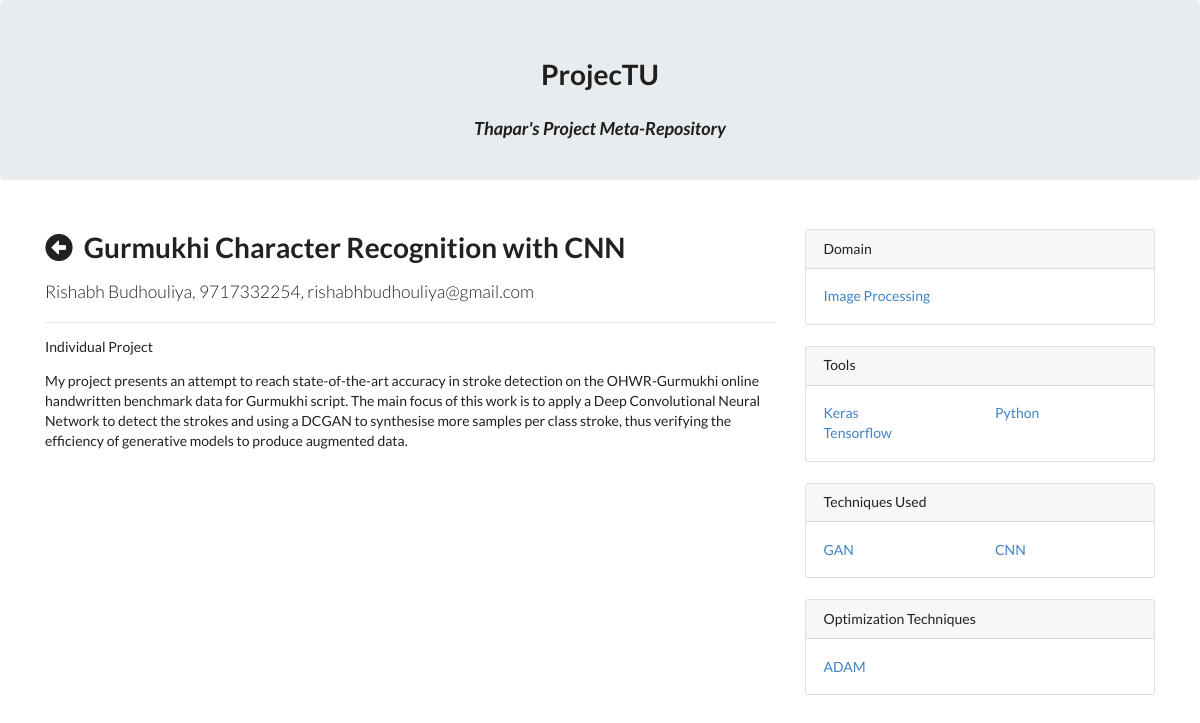
The app's page /project.php?id=9 with its own data.
### tables this page shows
CREATE TABLE `project` (
  `pid` int(11) NOT NULL,
  `title` text NOT NULL,
  `summary` text NOT NULL,
  `size` int(10) NOT NULL,
  `leader` text NOT NULL,
  `link` text NOT NULL
);

CREATE TABLE `domain` (
  `pid` int(11) NOT NULL,
  `value` varchar(1000) NOT NULL
);

CREATE TABLE `tools` (
  `pid` int(11) NOT NULL,
  `value` varchar(100) NOT NULL
);

CREATE TABLE `technique` (
  `pid` int(11) NOT NULL,
  `value` varchar(1000) NOT NULL
);

CREATE TABLE `optimization` (
  `pid` int(11) NOT NULL,
  `value` varchar(1000) NOT NULL
);

### project.php (the view, shortened to what this page needs)
<!DOCTYPE html>
<html>
<head>
	<link rel="stylesheet" href="https://stackpath.bootstrapcdn.com/bootstrap/4.1.3/css/bootstrap.min.css">
	<link rel="stylesheet" href="https://use.fontawesome.com/releases/v5.3.1/css/all.css">
	<link rel='stylesheet' href='https://cdn.jsdelivr.net/npm/semantic-ui@2.2.13/dist/semantic.min.css'>
	<link rel='stylesheet' href='css/style.css'>
</head>
<body>
	<div class="jumbotron" style="height: 180px;">
		<center>
			<h1>ProjecTU</h1>
			<h3><i>Thapar's Project Meta-Repository</i></h3>
		</center>
	</div>
	<div class="container">
		<div class="row">
			<?php
				require_once 'connection.php';
				if(isset($_GET['id'])) {
					$pid = $_GET['id'];
					$sql = "SELECT pid, title, summary, size, leader, link FROM project WHERE project.pid = $pid";
					$result = $con->query($sql);
					if ($result->num_rows == 1) {
						$row = $result->fetch_assoc();
						$team = ($row['size'] > 1) ? 'Group Project ('.$row['size'].' members)' : 'Individual Project';
						echo
						'<div class="col-lg-8">
							<h1 class="mt-4">
								<i class="fas fa-arrow-alt-circle-left" onclick="window.history.go(-1); return false;"></i>&nbsp;&nbsp;'.
								$row['title'].
							'</h1>
							<p class="lead">
								<a>'.$row['leader'].'</a>
							</p>
							<hr>
							<p>'.$team.'</p>
							<p>'.$row['summary'].'</p>';
						echo
						'</div>';
						echo '
						<div class="col-md-4">';
						$sql = "SELECT value FROM domain WHERE pid = $pid";
						$domainRes = $con->query($sql);
						if($domainRes->num_rows > 0) {
							echo '
							<div class="card my-4">
								<h6 class="card-header">Domain</h6>
								<div class="card-body">
									<div class="row">
										<div class="col-lg-6">
											<ul class="list-unstyled mb-0">';
							$i = 0;
							for(; $i< ($domainRes->num_rows / 2); $i++) {
								$domainRow = $domainRes->fetch_assoc();
								echo
												'<li>
													<a href="list.php?domain[]='.$domainRow['value'].'">'.ucwords($domainRow['value']).'</a>
												</li>';
							}
							echo
											'</ul>
										</div>
										<div class="col-lg-6">
											<ul class="list-unstyled mb-0">';
							echo
											'</ul>
										</div>
									</div>
								</div>
							</div>';
						}
						$sql = "SELECT value FROM tools WHERE pid = $pid";
						$toolsRes = $con->query($sql);
						if($toolsRes->num_rows > 0) {
							echo '
							<div class="card my-4">
								<h6 class="card-header">Tools</h6>
								<div class="card-body">
									<div class="row">
										<div class="col-lg-6">
											<ul class="list-unstyled mb-0">';
							$i = 0;
							for(; $i< ($toolsRes->num_rows / 2); $i++) {
								$toolsRow = $toolsRes->fetch_assoc();
								echo
												'<li>
													<a href="list.php?tools[]='.$toolsRow['value'].'">'.ucwords($toolsRow['value']).'</a>
												</li>';
							}
							echo
											'</ul>
										</div>
										<div class="col-lg-6">
											<ul class="list-unstyled mb-0">';
							for(; $i < $toolsRes->num_rows ; $i++) {
								$toolsRow = $toolsRes->fetch_assoc();
								echo
												'<li>
													<a href="list.php?tools[]='.$toolsRow['value'].'">'.ucwords($toolsRow['value']).'</a>
												</li>';
							}
							echo
											'</ul>
										</div>
									</div>
								</div>
							</div>';
						}
						$sql = "SELECT value FROM technique WHERE pid = $pid";
						$techniqueRes = $con->query($sql);
						if($techniqueRes->num_rows > 0) {
							echo '
							<div class="card my-4">
								<h6 class="card-header">Techniques Used</h6>
								<div class="card-body">
									<div class="row">
										<div class="col-lg-6">
											<ul class="list-unstyled mb-0">';
							$i = 0;
							for(; $i< ($techniqueRes->num_rows / 2); $i++) {
								$techniqueRow = $techniqueRes->fetch_assoc();
								echo
												'<li>
													<a href="list.php?technique='.$techniqueRow['value'].'">'.ucwords($techniqueRow['value']).'</a>
												</li>';
							}
							echo
											'</ul>
										</div>
										<div class="col-lg-6">
											<ul class="list-unstyled mb-0">';
							for(; $i < $techniqueRes->num_rows ; $i++) {
								$techniqueRow = $techniqueRes->fetch_assoc();
								echo
												'<li>
													<a href="list.php?technique='.$techniqueRow['value'].'">'.ucwords($techniqueRow['value']).'</a>
												</li>';
							}
							echo
											'</ul>
										</div>
									</div>
								</div>
							</div>';
						}
						$sql = "SELECT value FROM optimization WHERE pid = $pid";
						$optimizationRes = $con->query($sql);
						if($optimizationRes->num_rows > 0) {
							echo '
							<div class="card my-4">
								<h6 class="card-header">Optimization Techniques</h6>
								<div class="card-body">
									<div class="row">
										<div class="col-lg-6">
											<ul class="list-unstyled mb-0">';
							$i = 0;
							for(; $i< ($optimizationRes->num_rows / 2); $i++) {
								$optimizationRow = $optimizationRes->fetch_assoc();
								echo
												'<li>
													<a href="list.php?opt_technique[]='.$optimizationRow['value'].'">'.ucwords($optimizationRow['value']).'</a>
												</li>';
							}
							echo
											'</ul>
										</div>
										<div class="col-lg-6">
											<ul class="list-unstyled mb-0">';
							echo
											'</ul>
										</div>
									</div>
								</div>
							</div>';
						}
					}
				}
			?>
		</div>
	</div>
</body>
</html>

### css/style.css (style rules this page uses)
.jumbotron { height: 220px; transition: all 0.5s ease-out; }

### records on screen
project: title "Gurmukhi Character Recognition with CNN", leader "Rishabh Budhouliya, 9717332254, rishabhbudhouliya@gmail.com", size "Individual Project", summary "My project presents an attempt to reach state-of-the-art accuracy in stroke detection on the OHWR-Gurmukhi online handwritten benchmark data for Gurmukhi script. The main focus of this work is to apply a Deep Convolutional Neural Network to detect the strokes and using a DCGAN to synthesise more samples per class stroke, thus verifying the efficiency of generative models to produce augmented data."
domain: value "Image Processing"
tools: value "Keras"
tools: value "Tensorflow"
tools: value "Python"
technique: value "GAN"
technique: value "CNN"
optimization: value "ADAM"
